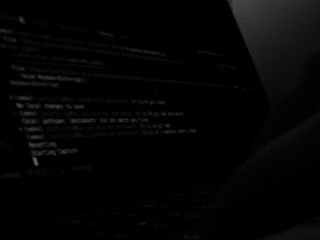
#> input picture apps/photobooth/image.png, 320 x 240 px
$ python sobel_out.py ../photobooth/image.png
#> lines starting #> are read from the running program, lines starting #| are printed output that depends on the picture
import argparse
from dataclasses import dataclass
from pathlib import Path

import cv2
import numpy as np

IMAGE_EXTENSIONS = {".jpg", ".jpeg", ".png", ".bmp", ".tiff", ".tif", ".webp"}


@dataclass(frozen=True)
class SobelOutputs:
    gx: np.ndarray
    gy: np.ndarray
    mag: np.ndarray
    valid: np.ndarray


def load_grayscale_image(path: Path) -> np.ndarray:
    if not path.exists():
        raise FileNotFoundError(f"Input image not found: {path}")

    img = cv2.imread(str(path), cv2.IMREAD_UNCHANGED)
#> img is the input picture: shape (240, 320); min 0, max 98, mean 4.6
    if img is None:
        raise ValueError(f"Failed to read image: {path}")

    if img.ndim == 2:
        gray = img
    else:
        gray = cv2.cvtColor(img, cv2.COLOR_BGR2GRAY)

    if gray.dtype != np.uint8:
        gray = np.clip(gray, 0, 255).astype(np.uint8)

    return gray


def sobel_streaming_fpga_like(y_frame: np.ndarray) -> SobelOutputs:
    """
    FPGA-style streaming Sobel:
      - 2 line buffers
      - 3 shift registers per row
      - output aligns to window center
      - valid only for inner pixels
      - gx = (c + 2f + i) - (a + 2d + g)
      - gy = (g + 2h + i) - (a + 2b + c)
      - mag = |gx| + |gy|
    """
    if y_frame.ndim != 2:
        raise ValueError("Input must be a 2D grayscale image")

    H, W = y_frame.shape
#> H = 240; W = 320

    gx_img = np.zeros((H, W), dtype=np.int16)
    gy_img = np.zeros((H, W), dtype=np.int16)
    mag_img = np.zeros((H, W), dtype=np.uint16)
    valid = np.zeros((H, W), dtype=bool)

    prev2 = np.zeros(W, dtype=np.uint8)
#> prev2 = 320 values from 0 to 0
    prev1 = np.zeros(W, dtype=np.uint8)
#> prev1 = 320 values from 0 to 0
    cur = np.zeros(W, dtype=np.uint8)
#> cur = 320 values from 0 to 0

    for y in range(H):
        s2_0 = s2_1 = s2_2 = 0
        s1_0 = s1_1 = s1_2 = 0
        s0_0 = s0_1 = s0_2 = 0

        for x in range(W):
            p = int(y_frame[y, x])
            cur[x] = p

            s2_0, s2_1, s2_2 = s2_1, s2_2, int(prev2[x])
            s1_0, s1_1, s1_2 = s1_1, s1_2, int(prev1[x])
            s0_0, s0_1, s0_2 = s0_1, s0_2, p

            if x >= 2 and y >= 2:
                # Window:
                # a b c
                # d e f
                # g h i
                a, b, c = s2_0, s2_1, s2_2
                d, e, f = s1_0, s1_1, s1_2
                g, h, i = s0_0, s0_1, s0_2

                gx = (c + 2 * f + i) - (a + 2 * d + g)
                gy = (g + 2 * h + i) - (a + 2 * b + c)
                mag = abs(gx) + abs(gy)

                x_out = x - 1
                y_out = y - 1

                gx_img[y_out, x_out] = gx
                gy_img[y_out, x_out] = gy
                mag_img[y_out, x_out] = mag
                valid[y_out, x_out] = True

        prev2, prev1, cur = prev1, cur, prev2
        cur.fill(0)
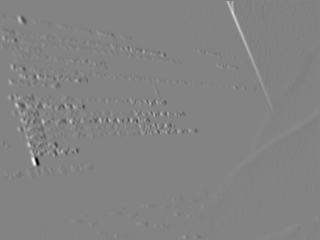
#> gx_img: shape (240, 320) int16; min -290, max 274, mean 0.1; drawn with min black and max white
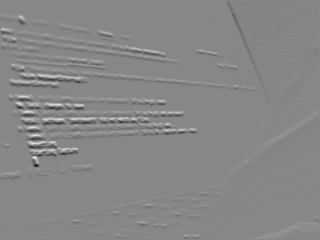
#> gy_img: shape (240, 320) int16; min -287, max 254, mean -0.4; drawn with min black and max white
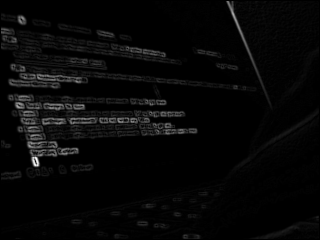
#> mag_img: shape (240, 320) uint16; min 0, max 386, mean 11.7; drawn with min black and max white
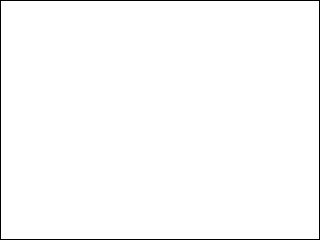
#> valid: shape (240, 320) bool; 98.5% white; black in thin lines or dots

    return SobelOutputs(gx=gx_img, gy=gy_img, mag=mag_img, valid=valid)


def signed_to_u8(img_signed: np.ndarray, valid: np.ndarray) -> np.ndarray:
    """
    Visualize signed Sobel output:
      128 = zero
      >128 = positive
      <128 = negative
    """
    out = np.full(img_signed.shape, 0, dtype=np.uint8)

    if not np.any(valid):
        return out

    valid_vals = img_signed[valid].astype(np.float32)
    max_abs = np.max(np.abs(valid_vals))
    if max_abs == 0:
        out[valid] = 128
        return out

    scaled = 128.0 + 127.0 * (img_signed.astype(np.float32) / max_abs)
    scaled = np.clip(scaled, 0, 255).astype(np.uint8)
    out[valid] = scaled[valid]
    return out


def unsigned_to_u8(img_unsigned: np.ndarray, valid: np.ndarray) -> np.ndarray:
    """
    Normalize nonnegative Sobel-derived image to 0..255 for display.
    """
    out = np.zeros(img_unsigned.shape, dtype=np.uint8)

    if not np.any(valid):
        return out

    valid_vals = img_unsigned[valid].astype(np.float32)
    vmax = np.max(valid_vals)
    if vmax == 0:
        return out

    scaled = 255.0 * (img_unsigned.astype(np.float32) / vmax)
    scaled = np.clip(scaled, 0, 255).astype(np.uint8)
    out[valid] = scaled[valid]
    return out


def abs_signed_to_u8(img_signed: np.ndarray, valid: np.ndarray) -> np.ndarray:
    return unsigned_to_u8(np.abs(img_signed).astype(np.uint16), valid)


def build_output_image(sobel: SobelOutputs, mode: str) -> np.ndarray:
    mode = mode.lower()

    if mode == "gx":
        return signed_to_u8(sobel.gx, sobel.valid)
    if mode == "gy":
        return signed_to_u8(sobel.gy, sobel.valid)
    if mode == "abs_gx":
        return abs_signed_to_u8(sobel.gx, sobel.valid)
    if mode == "abs_gy":
        return abs_signed_to_u8(sobel.gy, sobel.valid)
    if mode == "mag":
        return unsigned_to_u8(sobel.mag, sobel.valid)

    raise ValueError(f"Unsupported mode: {mode}")


def process_single(
    input_path: Path,
    output_path: Path,
    mode: str,
    dump_npy: bool,
) -> None:
    gray = load_grayscale_image(input_path)
    sobel = sobel_streaming_fpga_like(gray)
    out_img = build_output_image(sobel, mode)

    ok = cv2.imwrite(str(output_path), out_img)
    if not ok:
        raise RuntimeError(f"Failed to write output image: {output_path}")

    if dump_npy:
        stem = output_path.with_suffix("")
        np.save(str(stem) + "_gx.npy", sobel.gx)
        np.save(str(stem) + "_gy.npy", sobel.gy)
        np.save(str(stem) + "_mag.npy", sobel.mag)
        np.save(str(stem) + "_valid.npy", sobel.valid)

    print(f"  {input_path.name} -> {output_path.name}  [{gray.shape[1]}x{gray.shape[0]}]")
#|   image.png -> image_sobel.png  [320x240]


def collect_images(directory: Path) -> list[Path]:
    return sorted(
        p for p in directory.iterdir()
        if p.is_file() and p.suffix.lower() in IMAGE_EXTENSIONS
    )


def parse_args():
    p = argparse.ArgumentParser(description="FPGA-like streaming Sobel image exporter")
    p.add_argument(
        "input",
        type=Path,
        help="Input image file, or a directory of images to process in batch",
    )
    p.add_argument(
        "output",
        type=Path,
        nargs="?",
        help=(
            "Output path. For a single file: output image path (e.g. out.png). "
            "For a directory: output directory (default: <input_dir>/sobel_out/)"
        ),
    )
    p.add_argument(
        "--mode",
        choices=["gx", "gy", "abs_gx", "abs_gy", "mag"],
        default="mag",
        help="Which Sobel result to save (default: mag)",
    )
    p.add_argument(
        "--dump-npy",
        action="store_true",
        help="Also save raw gx/gy/mag arrays as .npy next to each output image",
    )
    return p.parse_args()


def main():
    args = parse_args()

    # ── Single-file mode ──────────────────────────────────────────────────────
    if args.input.is_file():
        output_path = args.output
        if output_path is None:
            output_path = args.input.with_name(args.input.stem + "_sobel" + args.input.suffix)

        output_path.parent.mkdir(parents=True, exist_ok=True)
        print(f"Input : {args.input}")
        print(f"Output: {output_path}")
        print(f"Mode  : {args.mode}")
        process_single(args.input, output_path, args.mode, args.dump_npy)
        return

    # ── Directory (batch) mode ────────────────────────────────────────────────
    if args.input.is_dir():
        out_dir = args.output if args.output is not None else args.input / "sobel_out"
        out_dir.mkdir(parents=True, exist_ok=True)

        images = collect_images(args.input)
        if not images:
            print(f"No image files found in {args.input}")
            return

        print(f"Input dir : {args.input}")
        print(f"Output dir: {out_dir}")
        print(f"Mode      : {args.mode}")
        print(f"Images    : {len(images)}\n")

        succeeded, failed = 0, 0
        for img_path in images:
            out_path = out_dir / img_path.name
            try:
                process_single(img_path, out_path, args.mode, args.dump_npy)
                succeeded += 1
            except Exception as exc:
                print(f"  WARNING: skipping {img_path.name} — {exc}")
                failed += 1

        print(f"\nDone. {succeeded} succeeded, {failed} failed.")
        return

    raise FileNotFoundError(f"Input path not found or not a file/directory: {args.input}")


if __name__ == "__main__":
    main()
